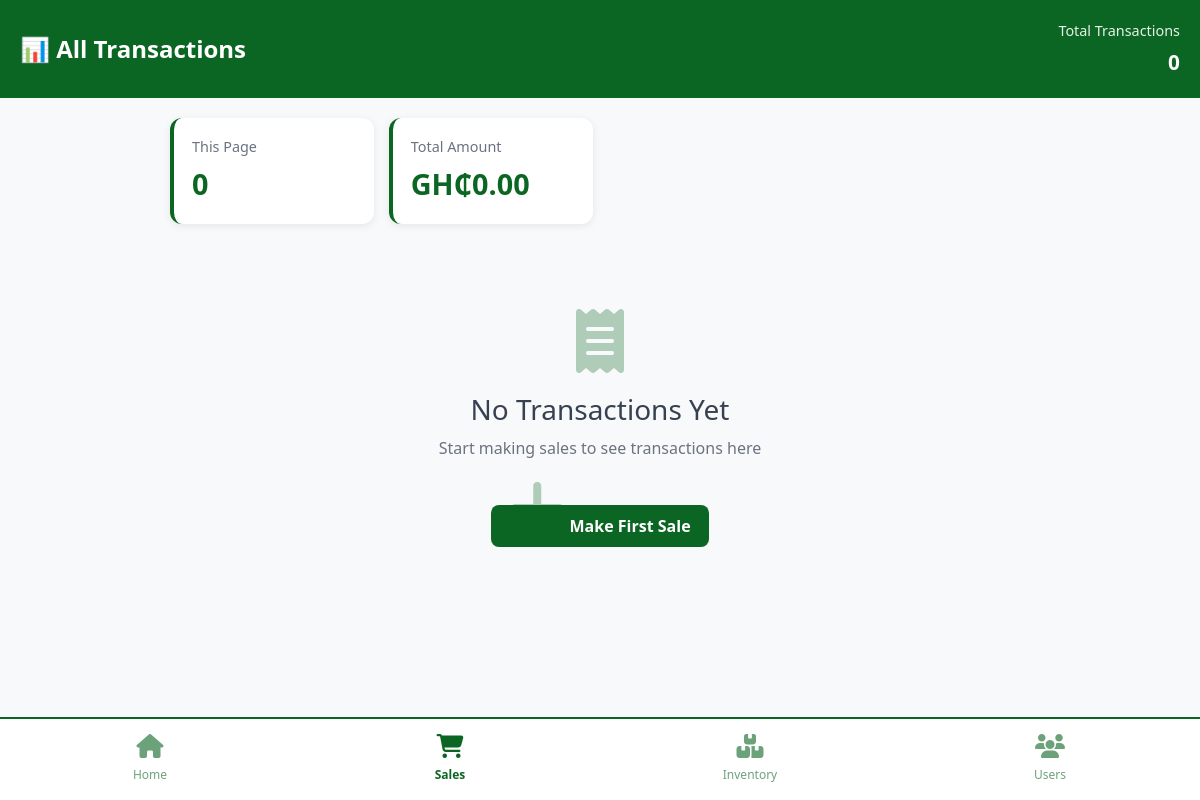
The app's page /transactions/ (signed in), older data.
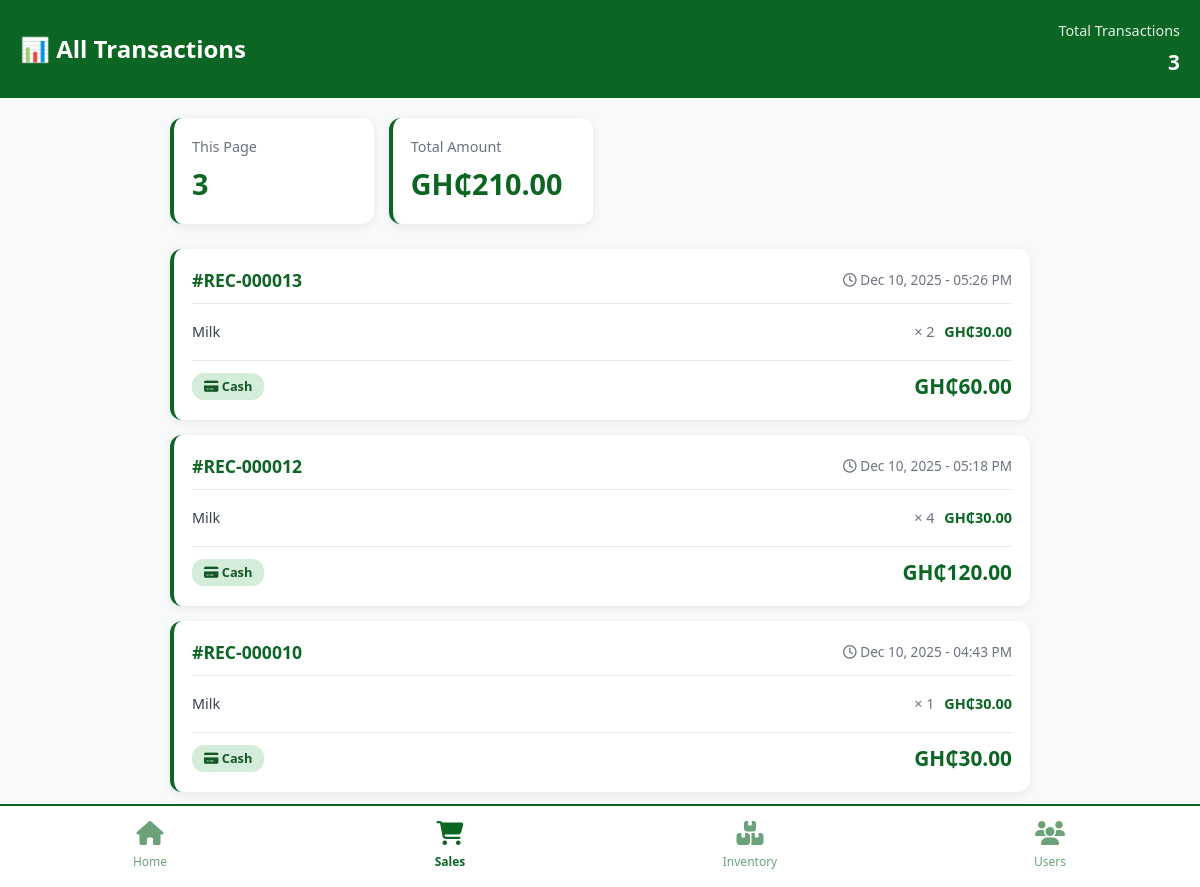
The same page, newer data.
### user/models.py (models this page shows, shortened)
class Receipt(models.Model):
    sale = models.OneToOneField(Sales, on_delete=models.CASCADE)
    receipt_number = models.CharField(max_length=50, unique=True)
    issued_at = models.DateTimeField(auto_now_add=True)
    class Meta:
        db_table = 'receipt'

class SaleItem(models.Model):
    sale = models.ForeignKey(Sales, related_name="items", on_delete=models.CASCADE)
    product = models.ForeignKey(Product, on_delete=models.PROTECT)
    quantity = models.IntegerField()
    unit_price = models.DecimalField(max_digits=10, decimal_places=2)
    class Meta:
        db_table = 'sale_item'

class Product(models.Model):
    name = models.CharField(max_length=200)
    category = models.ForeignKey(Category, on_delete=models.PROTECT)
    description = models.TextField(blank=True)
    price = models.DecimalField(max_digits=10, decimal_places=2)
    cost_price = models.DecimalField(max_digits=10, decimal_places=2, null=True, blank=True)
    stock = models.IntegerField(default=0)
    min_stock = models.IntegerField(default=10)
    sku = models.CharField(max_length=50, blank=True)
    created_at = models.DateTimeField(auto_now_add=True)
    stock_level = models.CharField(max_length=50, blank=True, choices=[
        ('In Stock', 'In Stock'),
        ('Low Stock', 'Low Stock'),
        ('Out of Stock', 'Out of Stock'),
    ], default='In Stock')
    class Meta:
        db_table = 'product'

class Sales(models.Model):
    sales_id = models.AutoField(primary_key=True)
    PAYMENT_CHOICES = [
        ('cash', 'Cash'),
        ('mtn', 'MTN Mobile Money'),
        ('airtel', 'AirtelTigo Money'),
        ('vodafone', 'Vodafone Cash'),
        ('card', 'Card'),
    ]
    RECEIPT_CHOICES = [
        ('none', 'No Receipt'),
        ('sms', 'SMS'),
        ('whatsapp', 'WhatsApp'),
        ('email', 'Email'),
        ('print', 'Print PDF'),
    ]
    total_amount = models.DecimalField(max_digits=10, decimal_places=2, default=0.00)
    amount_paid = models.DecimalField(max_digits=10, decimal_places=2, null=True, blank=True)
    payment_method = models.CharField(max_length=20, choices=PAYMENT_CHOICES, default='cash')
    receipt_method = models.CharField(max_length=20, choices=RECEIPT_CHOICES, default='none')
    sale_date = models.DateTimeField(auto_now_add=True)
    class Meta:
        db_table = 'sales'
        verbose_name_plural = 'Sales'

### user/views.py (the view)
# urls.py: path('transactions/', views.transactions, name='transactions'),
@login_required
def transactions(request):
    receipts = Receipt.objects.select_related('sale').prefetch_related(
        'sale__items__product'
    ).order_by('-issued_at')
    paginator = Paginator(receipts, 15)
    page_number = request.GET.get('page')
    page_obj = paginator.get_page(page_number)
    total_amount = sum(receipt.sale.total_amount for receipt in page_obj)
    context = {
        'page_obj': page_obj,
        'receipts': page_obj,
        'total_transactions': receipts.count(),
        'total_amount': total_amount,
    }
    return render(request, 'transactions.html', context)

### templates/transactions.html (shortened to what this page needs)
{% load static %}
<!DOCTYPE html>
<html lang="en">
<head>
    <link href="https://cdn.jsdelivr.net/npm/bootstrap@5.3.0/dist/css/bootstrap.min.css" rel="stylesheet">
    <link rel="stylesheet" href="https://cdnjs.cloudflare.com/ajax/libs/font-awesome/6.4.0/css/all.min.css">
</head>
<body>
    <div class="top-header">
        <div class="header-content">
            <div class="header-title">
                <h2>📊 All Transactions</h2>
            </div>
            <div class="header-stats">
                <p>Total Transactions</p>
                <div class="amount">{{ total_transactions }}</div>
            </div>
        </div>
    </div>
    <div class="content-wrapper">
        <div class="summary-stats">
            <div class="summary-card">
                <div class="summary-label">This Page</div>
                <div class="summary-value">{{ page_obj|length }}</div>
            </div>
            <div class="summary-card">
                <div class="summary-label">Total Amount</div>
                <div class="summary-value">GH₵{{ total_amount|floatformat:2 }}</div>
            </div>
        </div>
        {% if receipts %}
            {% for receipt in receipts %}
            <div class="transaction-card">
                <div class="transaction-header">
                    <span class="transaction-id">#{{ receipt.receipt_number }}</span>
                    <span class="transaction-time">
                        <i class="far fa-clock"></i> {{ receipt.issued_at|date:"M d, Y - h:i A" }}
                    </span>
                </div>
                <div class="transaction-body">
                    <div class="transaction-items">
                        {% for item in receipt.sale.items.all %}
                        <div class="item-row">
                            <span class="item-name">{{ item.product.name }}</span>
                            <span class="item-quantity">× {{ item.quantity }}</span>
                            <span class="item-price">GH₵{{ item.unit_price }}</span>
                        </div>
                        {% endfor %}
                    </div>
                </div>
                <div class="transaction-footer">
                    <span class="payment-method payment-{{ receipt.sale.payment_method }}">
                        <i class="fas fa-credit-card"></i> {{ receipt.sale.get_payment_method_display }}
                    </span>
                    <span class="transaction-amount">GH₵{{ receipt.sale.total_amount }}</span>
                </div>
            </div>
            {% endfor %}
        {% else %}
            <div class="empty-state">
                <i class="fas fa-receipt"></i>
                <h3>No Transactions Yet</h3>
                <p>Start making sales to see transactions here</p>
                <a href="{% url 'new_sale' %}" class="pagination-btn" style="margin-top: 20px;">
                    <i class="fas fa-plus"></i> Make First Sale
                </a>
            </div>
        {% endif %}
    </div>
    <div class="bottom-nav">
        <a href="{% url 'dashboard' %}" class="nav-item">
            <i class="fas fa-home"></i>
            <span>Home</span>
        </a>
        <a href="{% url 'sales' %}" class="nav-item active">
            <i class="fas fa-shopping-cart"></i>
            <span>Sales</span>
        </a>
        <a href="{% url 'inventory' %}" class="nav-item">
            <i class="fas fa-boxes"></i>
            <span>Inventory</span>
        </a>
        <a href="{% url 'users' %}" class="nav-item">
            <i class="fas fa-users"></i>
            <span>Users</span>
        </a>
    </div>
</body>
</html>

Row changes from the older to the newer data that the page shows:
added Receipt: receipt_number "REC-000013", issued_at "Dec 10, 2025 - 05:26 PM", sale.payment_method "Cash", sale.total_amount "60.00"
added SaleItem: product.name "Milk", quantity "2", unit_price "30.00", shown under "REC-000013"
added Receipt: receipt_number "REC-000012", issued_at "Dec 10, 2025 - 05:18 PM", sale.payment_method "Cash", sale.total_amount "120.00"
added SaleItem: product.name "Milk", quantity "4", unit_price "30.00", shown under "REC-000012"
added Receipt: receipt_number "REC-000010", issued_at "Dec 10, 2025 - 04:43 PM", sale.payment_method "Cash", sale.total_amount "30.00"
added SaleItem: product.name "Milk", quantity "1", unit_price "30.00", shown under "REC-000010"
Text that changed along with them:
{{ total_transactions }}: "0" → "3"
{{ page_obj|length }}: "0" → "3"
{{ total_amount|floatformat:2 }}: "0.00" → "210.00"
text no longer shown: "No Transactions Yet Start making sales to see transactions here Make First Sale"
